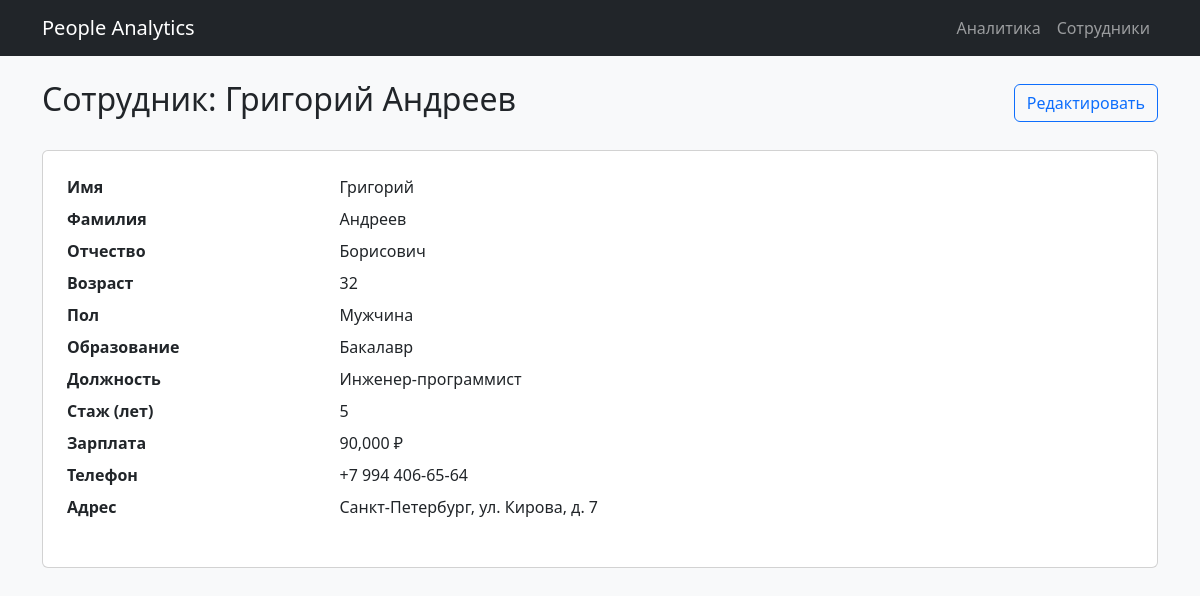
Page /employee/1 on the committed database.
### models.py (models this page shows, shortened)
class Person(db.Model):
    id          = db.Column(db.Integer, primary_key=True)
    first_name  = db.Column(db.String(64))
    last_name   = db.Column(db.String(64))
    patronymic  = db.Column(db.String(64))
    age         = db.Column(db.Integer)
    gender      = db.Column(db.String(16))
    education   = db.Column(db.String(64))
    position    = db.Column(db.String(128))
    experience  = db.Column(db.Integer)
    salary      = db.Column(db.Float)
    phone       = db.Column(db.String(32))
    address     = db.Column(db.String(256))

### app.py (the view)
@app.route("/employee/<int:person_id>")
def employee_detail(person_id):
    person = Person.query.get_or_404(person_id)
    return render_template("employee_detail.html", person=person)

### templates/employee_detail.html (shortened to what this page needs)
{% extends "base.html" %}
{% block content %}
<div class="d-flex justify-content-between align-items-center mb-4">
  <h2>Сотрудник: {{ person.first_name }} {{ person.last_name }}</h2>
  <a href="{{ url_for('employee_edit', person_id=person.id) }}" class="btn btn-outline-primary">
    Редактировать
  </a>
</div>
<div class="card p-4">
  <dl class="row">
    <dt class="col-sm-3">Имя</dt><dd class="col-sm-9">{{ person.first_name }}</dd>
    <dt class="col-sm-3">Фамилия</dt><dd class="col-sm-9">{{ person.last_name }}</dd>
    <dt class="col-sm-3">Отчество</dt><dd class="col-sm-9">{{ person.patronymic or "—" }}</dd>
    <dt class="col-sm-3">Возраст</dt><dd class="col-sm-9">{{ person.age or "—" }}</dd>
    <dt class="col-sm-3">Пол</dt><dd class="col-sm-9">{{ person.gender }}</dd>
    <dt class="col-sm-3">Образование</dt><dd class="col-sm-9">{{ person.education }}</dd>
    <dt class="col-sm-3">Должность</dt><dd class="col-sm-9">{{ person.position }}</dd>
    <dt class="col-sm-3">Стаж (лет)</dt><dd class="col-sm-9">{{ person.experience }}</dd>
    <dt class="col-sm-3">Зарплата</dt><dd class="col-sm-9">{{ "{:,.0f}".format(person.salary) }} ₽</dd>
    <dt class="col-sm-3">Телефон</dt><dd class="col-sm-9">{{ person.phone }}</dd>
    <dt class="col-sm-3">Адрес</dt><dd class="col-sm-9">{{ person.address }}</dd>
  </dl>
</div>
{% endblock %}

### static/css/custom.css (style rules this page uses)
.card { background-color: #fff; transition: background-color 0.2s ease; }

### rows in the picture
Person: first_name "Григорий", last_name "Андреев", patronymic "Борисович", age "32", gender "Мужчина", education "Бакалавр", position "Инженер‑программист", experience "5", salary "90,000", phone "+7 994 406-65-64", address "Санкт‑Петербург, ул. Кирова, д. 7"
